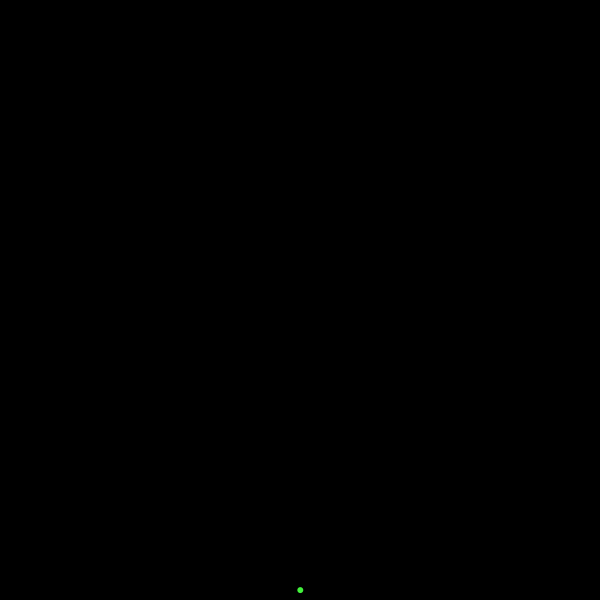
Frame 1 (no input)
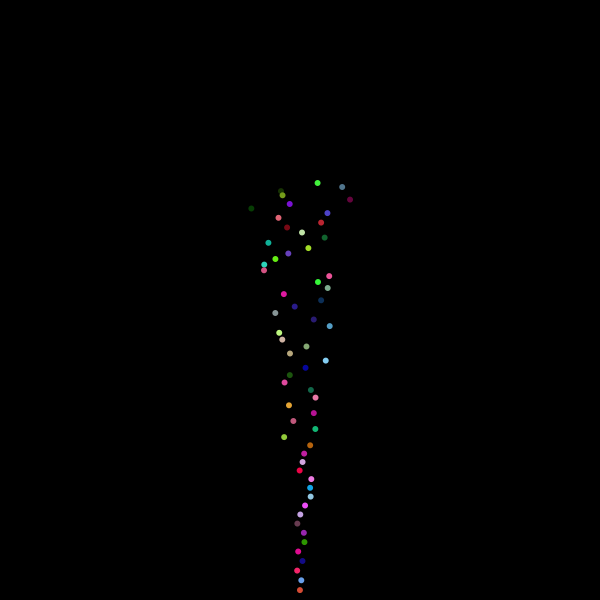
Frame 60 (the mouse pressed at the canvas centre just before this capture)
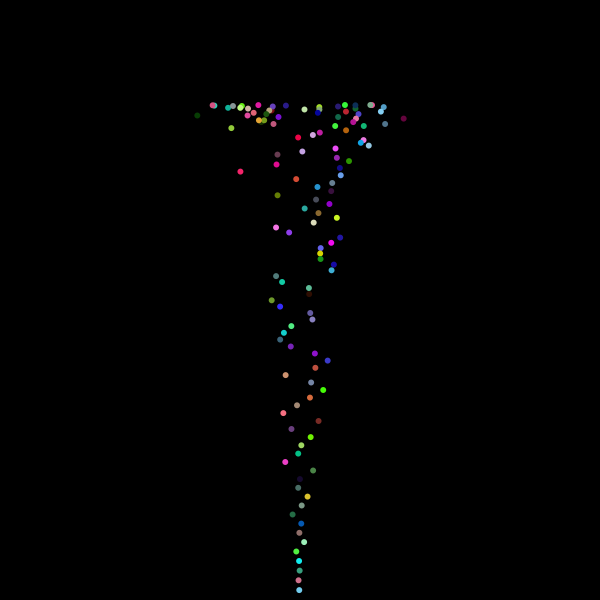
Frame 120 (the mouse held since frame 60 and released just before this capture)

The Processing sketch that drew these frames (run headless with seeded random() and noise(); from frame 60 on, the mouse is pressed at the canvas centre):

// Processing sketch: sketch_05_particles_arrayList
// ── sketch_05_particles_arrayList.pde
ArrayList<Particle> particles;

void setup(){
 size(600,600);
 particles = new ArrayList<Particle>();
 noStroke();
}

void draw(){
 background(0);
 
 Particle p = new Particle(width/2, height, 6,
                                  random(-1,1),random(-10,-150),
                                  color(random(255), random(255), random(255)));
 particles.add(p);
 
 for(int i = 0; i<particles.size(); i++){  
   particles.get(i).applyForce();
   particles.get(i).update();
   particles.get(i).display();
 }
}



class Particle{
 PVector position;
 PVector velocity;
 PVector force;
 float d;
 float vx;
 float vy;
 color col;
 
 Particle(float _x, float _y, float _d, float _vx, float _vy, color _col){
   position = new PVector(_x, _y);
   velocity = new PVector(_vx, _vy);
   force = new PVector(0,0);
   d = _d;
   col = _col;
 }
 
 void display(){
   fill(col);
   ellipse(position.x, position.y, d, d);
 }
 void update(){
   position.add(velocity);
  
   if(position.x < d/2){
      velocity.x *= -1;
      position.x = d/2;
   }
   if(position.x > width - d/2){
     velocity.x *= -1;
     position.x = width - d/2;
   }
   if(position.y < d/2){
      velocity.y *= -1;
      position.y = d/2;
   }
   if(position.y > height - d/2){
     velocity.y *= -1;
     position.y = height - d/2;
   }
 }
 
 void applyForce(){
     force = new PVector(0, 0.1);
     velocity.add(force);
 }
 
}
